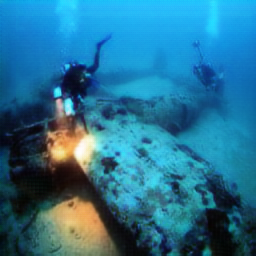
#> input picture MyOpenCV/U45/upload/CycleGAN/27.png, 256 x 256 px, found by its file name
$ jupyter execute '异常检测图片预处理.ipynb'
#> lines starting #> are read from the running program, lines starting #| are printed output that depends on the picture
[cell 1]
import cv2 as cv
import numpy as np
import matplotlib.pyplot as plt

[cell 2]
root = r'D:\MyCodes\pythonProject\coated_tongue_color\datas\data1&data2\category\2\27.png'

[cell 3]
img = cv.imread(root)
#> img is the input picture: shape (256, 256, 3); mean B, G, R 146.4, 114.6, 39.9

[cell 4]
plt.imshow(img[:,:,::-1])

[cell 5]
blur = cv.GaussianBlur(img[100:200, 100:200, :], (9, 9,), 50)
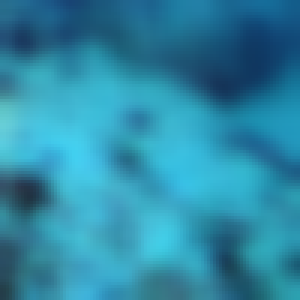
#> blur: shape (100, 100, 3) (shown 3 times larger); mean B, G, R 166.2, 137.1, 45.2

[cell 6]
plt.imshow(blur[:,:,::-1])


$ run again, with MyOpenCV/U45/upload/CycleGAN/1.png copied over MyOpenCV/U45/upload/CycleGAN/27.png
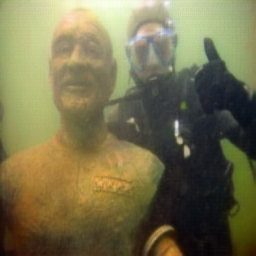
#> input picture MyOpenCV/U45/upload/CycleGAN/1.png, 256 x 256 px, found by its file name
#> img is the input picture: shape (256, 256, 3); mean B, G, R 78, 113.1, 118.8
#> `blur = cv.GaussianBlur(img[100:200, 100:200, :], (9, 9,), 50)`:
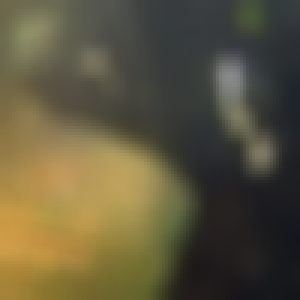
#> blur: shape (100, 100, 3) (shown 3 times larger); mean B, G, R 61.5, 86.9, 94.5

$ run again, with MyOpenCV/U45/upload/CycleGAN/13.png copied over MyOpenCV/U45/upload/CycleGAN/27.png
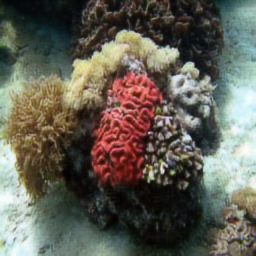
#> input picture MyOpenCV/U45/upload/CycleGAN/13.png, 256 x 256 px, found by its file name
#> img is the input picture: shape (256, 256, 3); mean B, G, R 85.2, 95.7, 98
#> `blur = cv.GaussianBlur(img[100:200, 100:200, :], (9, 9,), 50)`:
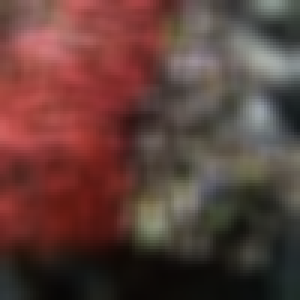
#> blur: shape (100, 100, 3) (shown 3 times larger); mean B, G, R 57.9, 63.2, 94.5

$ run again, with MyOpenCV/U45/upload/CycleGAN/17.png copied over MyOpenCV/U45/upload/CycleGAN/27.png
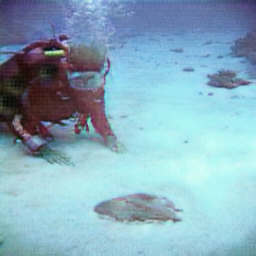
#> input picture MyOpenCV/U45/upload/CycleGAN/17.png, 256 x 256 px, found by its file name
#> img is the input picture: shape (256, 256, 3); mean B, G, R 189.2, 172.2, 135.9
#> `blur = cv.GaussianBlur(img[100:200, 100:200, :], (9, 9,), 50)`:
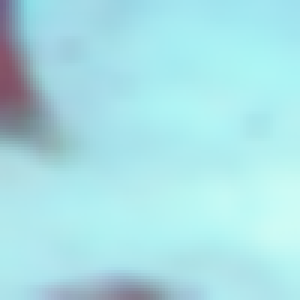
#> blur: shape (100, 100, 3) (shown 3 times larger); mean B, G, R 229.8, 224.3, 170
